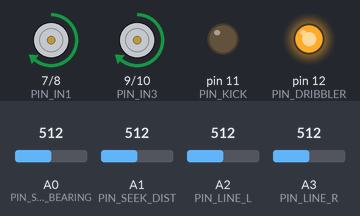
Bench run of a sketch on a simulated Arduino Uno, built with avr-gcc and run on an emulated ATmega328P. Shown: motor-driver pin pairs drawn as motors (green arrow = first pin HIGH = forward, orange = second pin HIGH = backward, longer = more drive, scaled by the enable pin), output pins drawn as LEDs (lit = HIGH). The test bench sets the inputs (shaded band); at power-on: A2 (PIN_LINE_L) = 512, A3 (PIN_LINE_R) = 512, A0 (PIN_SEEK_BEARING) = 512, A1 (PIN_SEEK_DIST) = 512. What the sketch prints to the serial monitor is not drawn.

Above: at 1.2 s.
1.3 s: A2 (PIN_LINE_L) set to 786
2.8 s: A2 (PIN_LINE_L) set to 817
At 3.0 s:
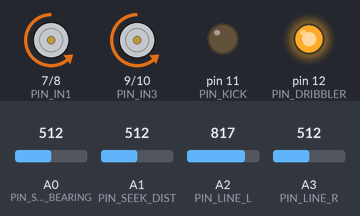
5.8 s: A3 (PIN_LINE_R) set to 810
At 5.92 s:
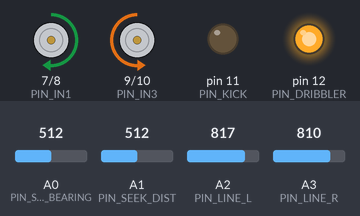
8.8 s: A3 (PIN_LINE_R) set to 790
At 9.53 s:
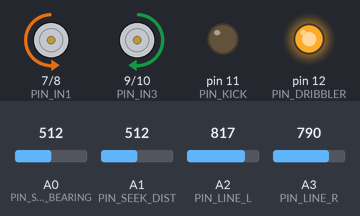
11.8 s: A3 (PIN_LINE_R) set to 992
Timing chart, 0 to 15.8 s (numbered marks = the images above; inputs shaded):
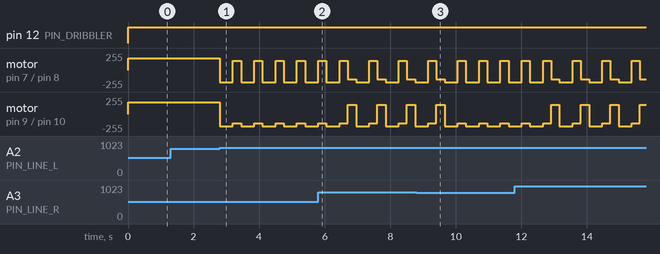

Measured:
- the behaviour switches between 800 and 801 on A2 (PIN_LINE_L) (found by bisection; images 0 and 1)
- after the input at 1.3 s, every drawn part: stays the same
- after the input at 2.8 s, motor on pin 7 (PIN_IN1) / pin 8 (PIN_IN2): alternates backward 180/255 for 0.40 s and forward 140/255 for 0.25 s, starting at once; motor on pin 9 (PIN_IN3) / pin 10 (PIN_IN4): alternates backward 180/255 for 0.40 s and backward 140/255 for 0.25 s, starting at once

The sketch:

soccer_bot.ino
```cpp
/*
 * ═══════════════════════════════════════════════════════════════
 *  SOCCER ROBOT — Autonomous Striker (state machine edition)
 *  Author : AmirAli  ·  github.com/ammmmmamdjh-prog
 *  Board  : Arduino Mega / UNO
 *  Sensors: 360° IR ball seeker + 2 border line sensors
 *  Actuators: 2 drive motors (L298N) + solenoid kicker + dribbler
 *
 *  States: SEARCH → CHASE → ATTACK → KICK → RETURN
 * ═══════════════════════════════════════════════════════════════
 */

#include <Servo.h>

/* ── Pin map ─────────────────────────────────────────────────── */
// IR ball seeker — analog bearing (0..1023) + analog distance
const uint8_t PIN_SEEK_BEARING = A0;
const uint8_t PIN_SEEK_DIST    = A1;

// Field border line sensors (left / right, under the chassis)
const uint8_t PIN_LINE_L = A2;
const uint8_t PIN_LINE_R = A3;

// L298N drive motors
const uint8_t PIN_ENA = 5, PIN_IN1 = 7, PIN_IN2 = 8;    // left
const uint8_t PIN_ENB = 6, PIN_IN3 = 9, PIN_IN4 = 10;   // right

// Kicker (MOSFET gate) & dribbler motor
const uint8_t PIN_KICK     = 11;
const uint8_t PIN_DRIBBLER = 12;

/* ── Tuning constants ────────────────────────────────────────── */
int  CHASE_SPEED    = 180;    // 0..255
int  ATTACK_SPEED   = 220;
int  KICK_RANGE     = 25;     // seeker distance below → shoot
int  KICK_PULSE_MS  = 25;     // solenoid pulse length
int  LINE_BACKOFF_MS= 400;    // reverse time at the border
unsigned long SEARCH_TIMEOUT_MS = 4000;

/* ── State machine ───────────────────────────────────────────── */
enum BotState : uint8_t { SEARCH, CHASE, ATTACK, KICK, RETURN_HOME };
BotState state = SEARCH;
unsigned long stateSince = 0;

/* ── Setup ───────────────────────────────────────────────────── */
void setup() {
  pinMode(PIN_IN1, OUTPUT); pinMode(PIN_IN2, OUTPUT);
  pinMode(PIN_IN3, OUTPUT); pinMode(PIN_IN4, OUTPUT);
  pinMode(PIN_KICK, OUTPUT);
  pinMode(PIN_DRIBBLER, OUTPUT);

  stopDrive();
  Serial.begin(115200);
  Serial.println(F("SOCCER BOT ONLINE — state machine v1"));
}

/* ── Main loop ───────────────────────────────────────────────── */
void loop() {
  int bearing  = analogRead(PIN_SEEK_BEARING);   // 0..1023 → ball direction
  int distance = analogRead(PIN_SEEK_DIST);      // smaller = closer (depends on seeker)
  bool onLineL = analogRead(PIN_LINE_L) > 800;   // white border detected
  bool onLineR = analogRead(PIN_LINE_R) > 800;

  // ── Border safety has highest priority ──
  if (onLineL || onLineR) {
    backOffFromBorder(onLineL, onLineR);
    setState(SEARCH);
    return;
  }

  switch (state) {

    case SEARCH:
      spinRight(120);
      if (distance > 0) {                 // seeker sees something
        setState(CHASE);
      } else if (millis() - stateSince > SEARCH_TIMEOUT_MS) {
        setState(SEARCH);                 // keep sweeping
      }
      break;

    case CHASE:
      driveToward(bearing, CHASE_SPEED);
      digitalWrite(PIN_DRIBBLER, HIGH);   // spin dribbler
      if (distance <= KICK_RANGE) {
        setState(ATTACK);
      } else if (distance == 0) {
        setState(SEARCH);
      }
      break;

    case ATTACK:
      driveToward(bearing, ATTACK_SPEED);
      if (distance <= KICK_RANGE / 2) {
        setState(KICK);
      } else if (distance > KICK_RANGE) {
        setState(CHASE);
      }
      break;

    case KICK:
      stopDrive();
      fireKicker();
      setState(RETURN_HOME);
      break;

    case RETURN_HOME:
      driveBackward(CHASE_SPEED / 2);
      if (millis() - stateSince > 600) {
        digitalWrite(PIN_DRIBBLER, LOW);
        setState(SEARCH);
      }
      break;
  }
}

/* ── Helpers ─────────────────────────────────────────────────── */
void setState(BotState next) {
  state = next;
  stateSince = millis();
  Serial.print(F("STATE → "));
  Serial.println(next);
}

// Map seeker bearing to differential drive
void driveToward(int bearing, int speed) {
  int error = bearing - 512;              // centered ≈ 512
  int correction = error / 4;             // simple P controller
  setMotors(speed - correction, speed + correction);
}

void backOffFromBorder(bool leftHit, bool rightHit) {
  driveBackward(CHASE_SPEED);
  delay(LINE_BACKOFF_MS);
  if (leftHit)  spinRight(140), delay(250);
  if (rightHit) spinLeft(140),  delay(250);
  stopDrive();
}

void fireKicker() {
  digitalWrite(PIN_KICK, HIGH);
  delay(KICK_PULSE_MS);
  digitalWrite(PIN_KICK, LOW);
  Serial.println(F("⚡ KICK!"));
}

void setMotors(int left, int right) {
  left  = constrain(left,  -255, 255);
  right = constrain(right, -255, 255);
  digitalWrite(PIN_IN1, left  >= 0); digitalWrite(PIN_IN2, left  < 0);
  analogWrite (PIN_ENA, abs(left));
  digitalWrite(PIN_IN3, right >= 0); digitalWrite(PIN_IN4, right < 0);
  analogWrite (PIN_ENB, abs(right));
}

void stopDrive()      { setMotors(0, 0); }
void driveBackward(int s) { setMotors(-s, -s); }
void spinRight(int s) { setMotors(s, -s); }
void spinLeft(int s)  { setMotors(-s, s); }
```
